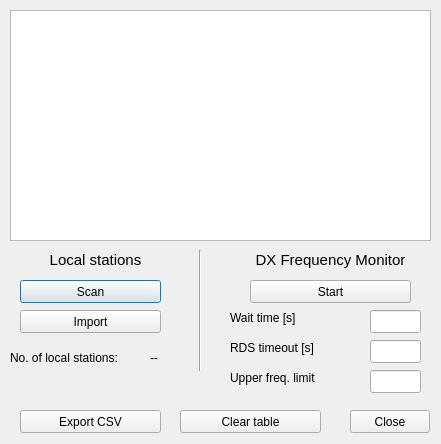
<?xml version="1.0" encoding="UTF-8"?>
<ui version="4.0">
 <class>Dialog</class>
 <widget class="QDialog" name="Dialog">
  <property name="geometry">
   <rect>
    <x>0</x>
    <y>0</y>
    <width>441</width>
    <height>444</height>
   </rect>
  </property>
  <property name="windowTitle">
   <string>Dialog</string>
  </property>
  <widget class="QTableWidget" name="StationList_Table">
   <property name="geometry">
    <rect>
     <x>10</x>
     <y>10</y>
     <width>421</width>
     <height>231</height>
    </rect>
   </property>
  </widget>
  <widget class="QPushButton" name="ScanLocalStations_Button">
   <property name="geometry">
    <rect>
     <x>20</x>
     <y>280</y>
     <width>141</width>
     <height>23</height>
    </rect>
   </property>
   <property name="text">
    <string>Scan</string>
   </property>
  </widget>
  <widget class="QPushButton" name="ClearList_Button">
   <property name="geometry">
    <rect>
     <x>180</x>
     <y>410</y>
     <width>141</width>
     <height>23</height>
    </rect>
   </property>
   <property name="text">
    <string>Clear table</string>
   </property>
  </widget>
  <widget class="QPushButton" name="CloseWindow_Button">
   <property name="geometry">
    <rect>
     <x>350</x>
     <y>410</y>
     <width>80</width>
     <height>23</height>
    </rect>
   </property>
   <property name="text">
    <string>Close</string>
   </property>
  </widget>
  <widget class="QPushButton" name="ExportCSV_Button">
   <property name="geometry">
    <rect>
     <x>20</x>
     <y>410</y>
     <width>141</width>
     <height>23</height>
    </rect>
   </property>
   <property name="text">
    <string>Export CSV</string>
   </property>
  </widget>
  <widget class="QPushButton" name="FreqMonitor_Button">
   <property name="geometry">
    <rect>
     <x>250</x>
     <y>280</y>
     <width>161</width>
     <height>23</height>
    </rect>
   </property>
   <property name="text">
    <string>Start</string>
   </property>
  </widget>
  <widget class="QLineEdit" name="WaitTime_Edit">
   <property name="geometry">
    <rect>
     <x>370</x>
     <y>310</y>
     <width>51</width>
     <height>23</height>
    </rect>
   </property>
  </widget>
  <widget class="QLabel" name="WaitTime_Label">
   <property name="geometry">
    <rect>
     <x>230</x>
     <y>310</y>
     <width>81</width>
     <height>16</height>
    </rect>
   </property>
   <property name="text">
    <string>Wait time [s]</string>
   </property>
  </widget>
  <widget class="QLabel" name="RDSTimeout_Label">
   <property name="geometry">
    <rect>
     <x>230</x>
     <y>340</y>
     <width>101</width>
     <height>16</height>
    </rect>
   </property>
   <property name="text">
    <string>RDS timeout [s]</string>
   </property>
  </widget>
  <widget class="QLineEdit" name="RDSTimeout_Edit">
   <property name="geometry">
    <rect>
     <x>370</x>
     <y>340</y>
     <width>51</width>
     <height>23</height>
    </rect>
   </property>
  </widget>
  <widget class="QPushButton" name="ImportLocalStations_Button">
   <property name="geometry">
    <rect>
     <x>20</x>
     <y>310</y>
     <width>141</width>
     <height>23</height>
    </rect>
   </property>
   <property name="text">
    <string>Import</string>
   </property>
  </widget>
  <widget class="Line" name="line">
   <property name="geometry">
    <rect>
     <x>190</x>
     <y>250</y>
     <width>20</width>
     <height>121</height>
    </rect>
   </property>
   <property name="orientation">
    <enum>Qt::Vertical</enum>
   </property>
  </widget>
  <widget class="QLabel" name="LocalStations_Label">
   <property name="geometry">
    <rect>
     <x>10</x>
     <y>250</y>
     <width>171</width>
     <height>20</height>
    </rect>
   </property>
   <property name="font">
    <font>
     <pointsize>11</pointsize>
    </font>
   </property>
   <property name="text">
    <string>Local stations</string>
   </property>
   <property name="alignment">
    <set>Qt::AlignCenter</set>
   </property>
  </widget>
  <widget class="QLabel" name="LocalStations_Label_2">
   <property name="geometry">
    <rect>
     <x>220</x>
     <y>250</y>
     <width>221</width>
     <height>20</height>
    </rect>
   </property>
   <property name="font">
    <font>
     <pointsize>11</pointsize>
    </font>
   </property>
   <property name="text">
    <string>DX Frequency Monitor</string>
   </property>
   <property name="alignment">
    <set>Qt::AlignCenter</set>
   </property>
  </widget>
  <widget class="QLabel" name="LocalStation_Label">
   <property name="geometry">
    <rect>
     <x>10</x>
     <y>350</y>
     <width>121</width>
     <height>16</height>
    </rect>
   </property>
   <property name="text">
    <string>No. of local stations:</string>
   </property>
  </widget>
  <widget class="QLabel" name="LocalStationNo_Label">
   <property name="geometry">
    <rect>
     <x>150</x>
     <y>350</y>
     <width>21</width>
     <height>16</height>
    </rect>
   </property>
   <property name="text">
    <string>--</string>
   </property>
  </widget>
  <widget class="QLabel" name="RDSTimeout_Label_2">
   <property name="geometry">
    <rect>
     <x>230</x>
     <y>370</y>
     <width>101</width>
     <height>16</height>
    </rect>
   </property>
   <property name="text">
    <string>Upper freq. limit</string>
   </property>
  </widget>
  <widget class="QLineEdit" name="UpperFreqLimit_Edit">
   <property name="geometry">
    <rect>
     <x>370</x>
     <y>370</y>
     <width>51</width>
     <height>23</height>
    </rect>
   </property>
  </widget>
 </widget>
 <resources/>
 <connections/>
</ui>
